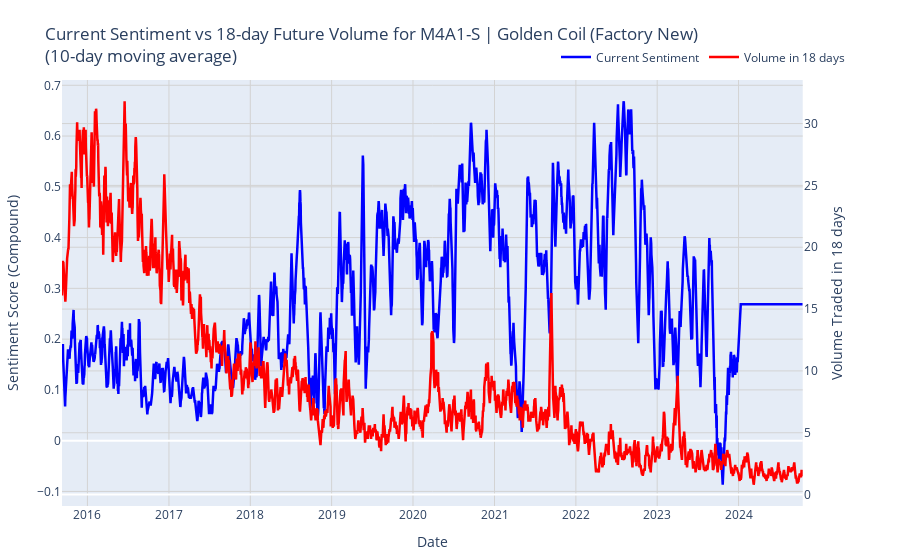

Write notebook code for a chart like this one.
### Markdown cell above
## timeseries - compound polarity against volume plot

### Code cell
# Load polarity data
polarity_df = pd.read_csv(os.path.join(GAME_PRICE_PREDICTION_PATH, 'data', 'reddit_data', 'polarity_all', ALL_POLARITY_FILENAME))
polarity_df['date'] = pd.to_datetime(polarity_df['date'])

# Ensure df has a 'date' column
if 'date' not in df.columns:
    df = df.reset_index()

# Set the prediction lag in days (how many days ahead to predict)
prediction_days = 18  # Adjust this value as needed

# Merge polarity and volume data
merged_df = pd.merge(polarity_df, df[['date', 'volume']], on='date', how='outer').sort_values('date')
merged_df = merged_df.ffill()

# Shift volume forward (future volume)
merged_df['future_volume'] = merged_df['volume'].shift(-prediction_days)

# Calculate smoothened versions
window_size = 10
merged_df['smooth_compound'] = merged_df['compound'].rolling(window=window_size).mean()
merged_df['smooth_future_volume'] = merged_df['future_volume'].rolling(window=window_size).mean()

# Remove NaN values created by the shift
merged_df = merged_df.dropna(subset=['smooth_compound', 'smooth_future_volume'])

# Create figure with secondary y-axis
fig = make_subplots(specs=[[{"secondary_y": True}]])

# Add smoothened traces
fig.add_trace(
    go.Scatter(x=merged_df['date'], y=merged_df['smooth_compound'], 
               name="Current Sentiment", line=dict(color='blue', width=2.5)),
    secondary_y=False,
)

fig.add_trace(
    go.Scatter(x=merged_df['date'], y=merged_df['smooth_future_volume'], 
               name=f"Volume in {prediction_days} days", line=dict(color='red', width=2.5)),
    secondary_y=True,
)

# Update layout for better readability
fig.update_layout(
    title_text=f"Current Sentiment vs {prediction_days}-day Future Volume for {ITEM}<br>({window_size}-day moving average)",
    legend=dict(orientation="h", yanchor="bottom", y=1.02, xanchor="right", x=1),
    margin=dict(l=50, r=50, t=80, b=50),
)

# Update y-axes
fig.update_yaxes(title_text="Sentiment Score (Compound)", secondary_y=False, gridcolor='lightgrey')
fig.update_yaxes(title_text=f"Volume Traded in {prediction_days} days", secondary_y=True, gridcolor='lightgrey')

# Update x-axis
fig.update_xaxes(title_text="Date", gridcolor='lightgrey')

# Show the figure
fig.show()

# Save figures
save_dir = os.path.join(GAME_PRICE_PREDICTION_PATH, 'data', 'figures', ITEM_SANITIZED)
os.makedirs(save_dir, exist_ok=True)

# Save static PNG
fig.write_image(
    os.path.join(save_dir, f'timeseries_pol_vol_prediction_{prediction_days}days.png'),
    width=1920, 
    height=1080,
    scale=2
)

# Save interactive HTML
fig.write_html(os.path.join(save_dir, f'timeseries_pol_vol_prediction_{prediction_days}days.html'))

print(f"Saved to ./data/figures/{ITEM_SANITIZED}")

### Figure 1 — Plotly figure (JSON) as saved in the notebook; plotly's stock layout.template omitted (floating-point values rounded to 4 significant figures; data arrays with more than 128 entries replaced by an {"elided": "..."} marker saying what was removed)
{"data": [{"line": {"color": "blue", "width": 2.5}, "name": "Current Sentiment", "type": "scatter", "x": {"elided": "3325 str values"}, "xaxis": "x", "y": {"elided": "3325 float values"}, "yaxis": "y"}, {"line": {"color": "red", "width": 2.5}, "name": "Volume in 18 days", "type": "scatter", "x": {"elided": "3325 str values"}, "xaxis": "x", "y": {"elided": "3325 float values"}, "yaxis": "y2"}], "layout": {"legend": {"orientation": "h", "x": 1, "xanchor": "right", "y": 1.02, "yanchor": "bottom"}, "margin": {"b": 50, "l": 50, "r": 50, "t": 80}, "title": {"text": "Current Sentiment vs 18-day Future Volume for M4A1-S | Golden Coil (Factory New)<br>(10-day moving average)"}, "xaxis": {"anchor": "y", "domain": [0, 0.94], "gridcolor": "lightgrey", "title": {"text": "Date"}}, "yaxis": {"anchor": "x", "domain": [0, 1], "gridcolor": "lightgrey", "title": {"text": "Sentiment Score (Compound)"}}, "yaxis2": {"anchor": "x", "gridcolor": "lightgrey", "overlaying": "y", "side": "right", "title": {"text": "Volume Traded in 18 days"}}}}
